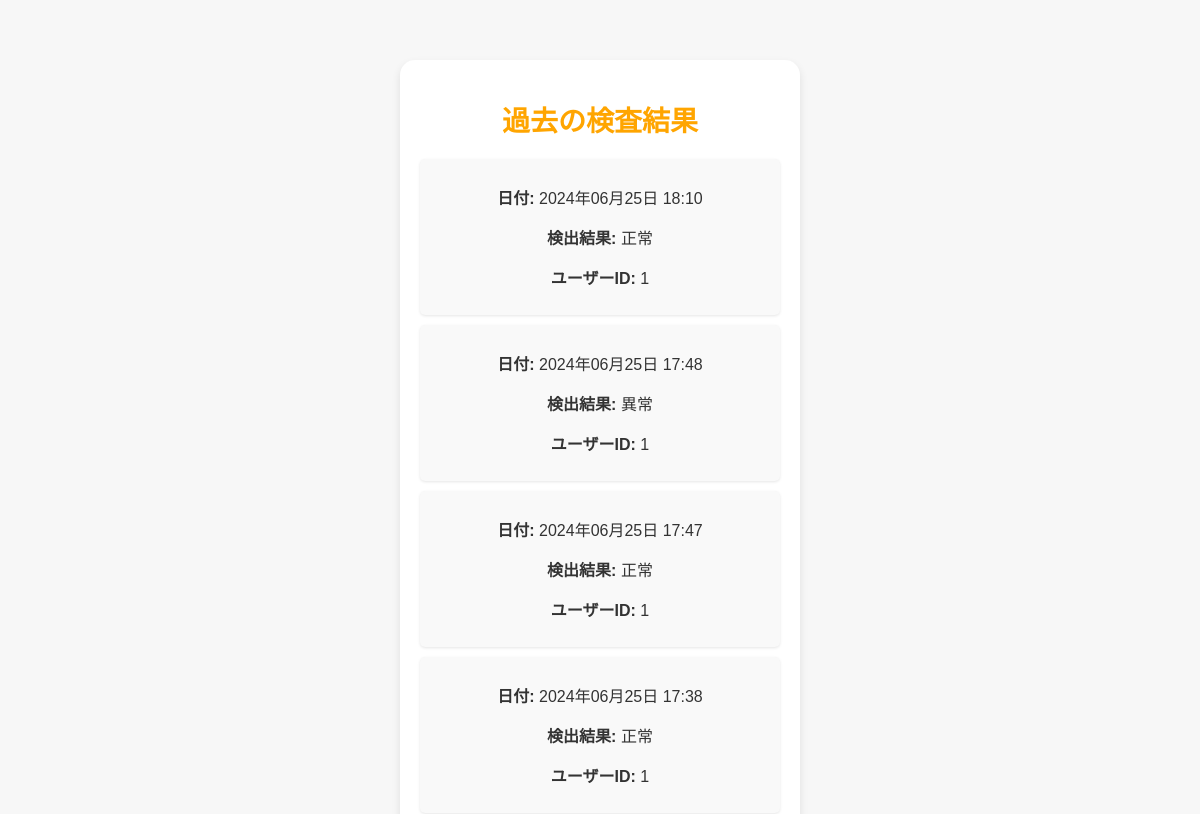
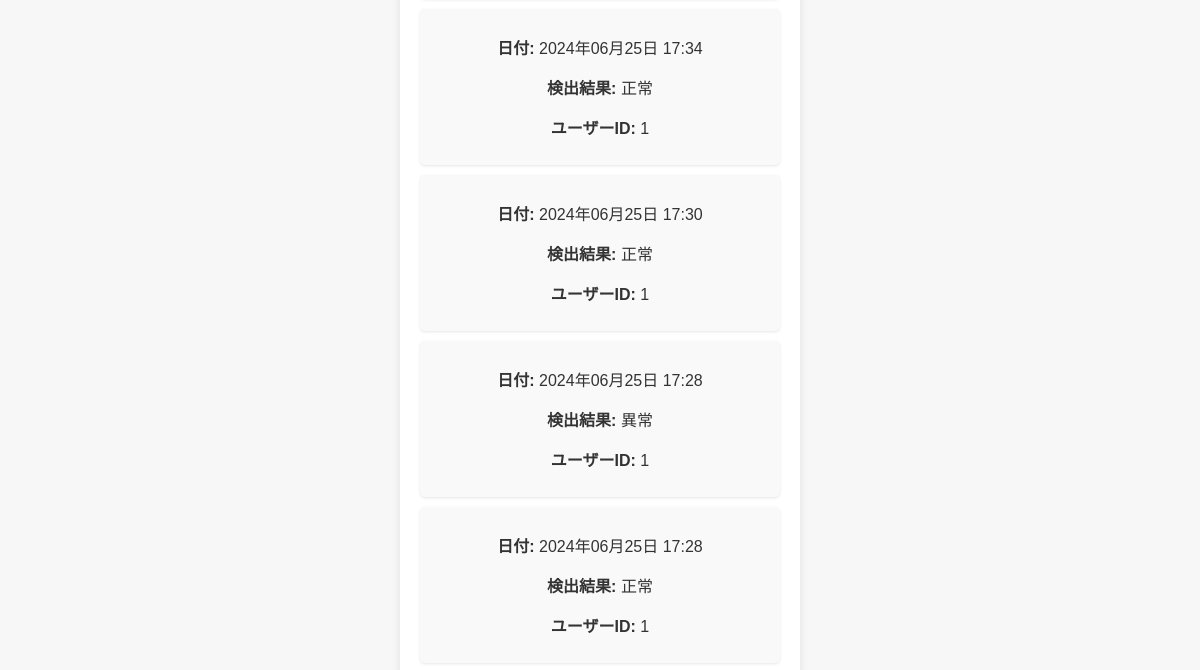
The app's page /history (signed in, upper part), older data (2 pictures, top to bottom).
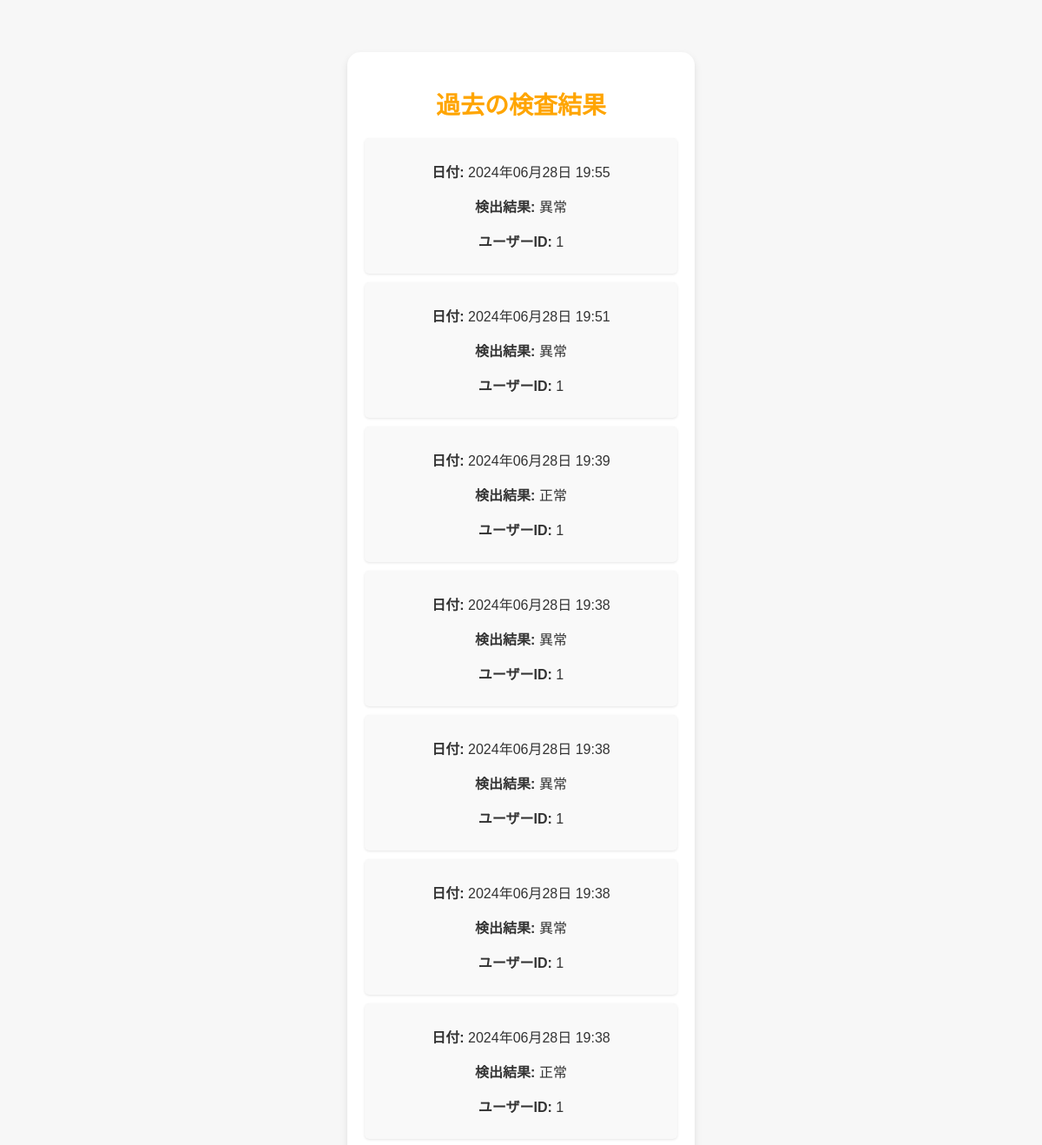
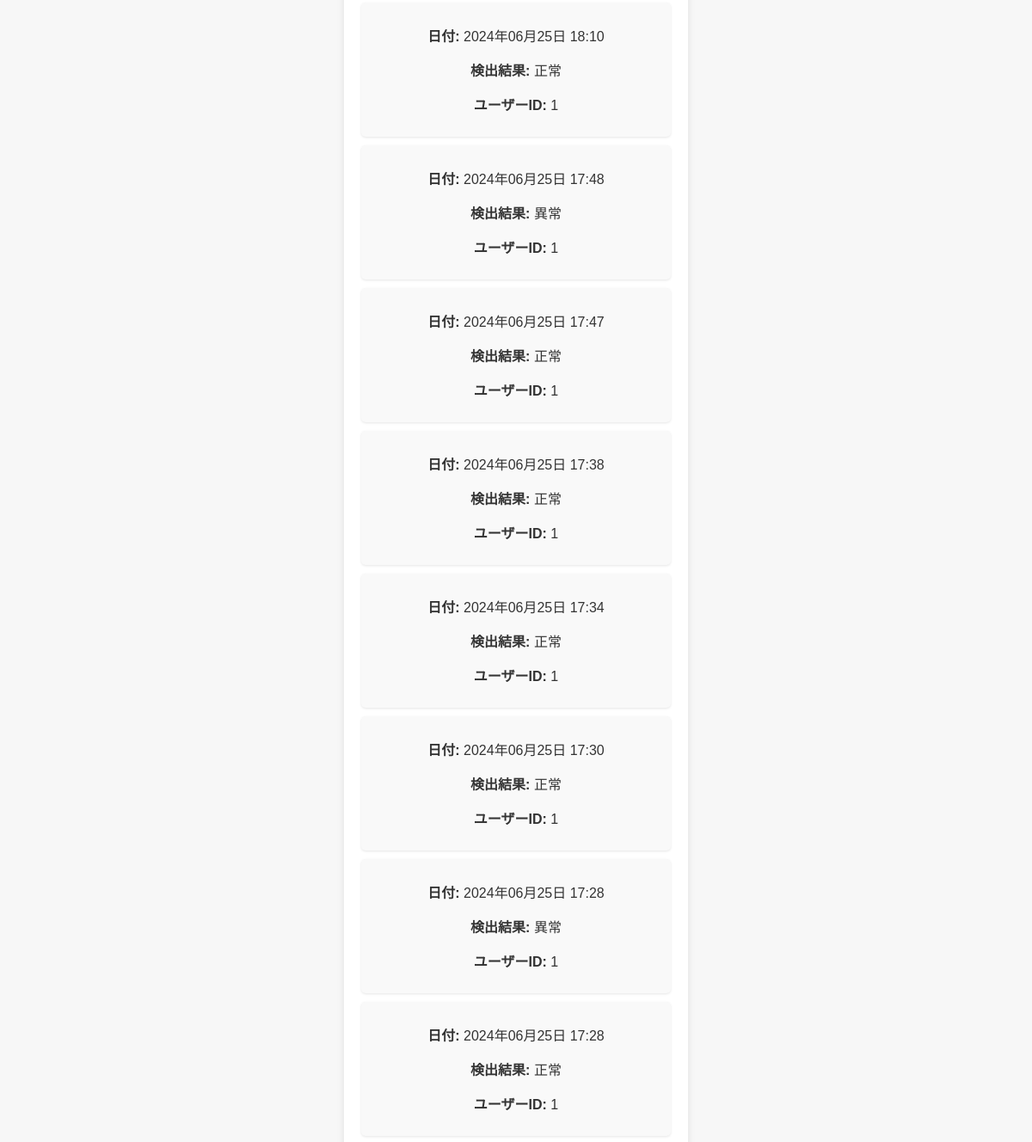
The same page, newer data (2 pictures, top to bottom).
### app.py (models this page shows)
class Result(db.Model):
    id = db.Column(db.Integer, primary_key=True)
    status = db.Column(db.String(20), nullable=False)
    date = db.Column(db.DateTime, nullable=False, default=datetime.utcnow)
    user_id = db.Column(db.Integer, db.ForeignKey('user.id'), nullable=False)

### app.py (the view)
@app.route('/history')
@login_required
def history():
    results = Result.query.filter_by(user_id=current_user.id).order_by(Result.date.desc()).all()
    return render_template('history.html', results=results)

### app.py (called while the page is built)
@login_manager.user_loader
def load_user(user_id):
    return User.query.get(int(user_id))

### templates/history.html (shortened to what this page needs)
{% extends "layout.html" %}
{% block content %}
    <h1>過去の検査結果</h1>
    <div id="result-list">
        {% for result in results %}
        <div class="result-item">
            <p><strong>日付:</strong> {{ result.date.strftime('%Y年%m月%d日 %H:%M') }}</p>
            <p><strong>検出結果:</strong> {{ result.status }}</p>
            <p><strong>ユーザーID:</strong> {{ result.user_id }}</p>
        </div>
        {% endfor %}
    </div>
{% endblock %}

### templates/layout.html (shortened to what this page needs)
<!DOCTYPE html>
<html lang="ja">
<head>
    <link href="{{ url_for('static', filename='styles.css') }}" rel="stylesheet">
    <link rel="stylesheet" href="https://cdnjs.cloudflare.com/ajax/libs/font-awesome/5.15.3/css/all.min.css">
</head>
<body>
    <div class="container">
        {% block content %}{% endblock %}
    </div>
</body>
</html>

### static/styles.css (style rules this page uses)
body { background-color: #f7f7f7; font-family: 'Helvetica', 'Arial', sans-serif; color: #333; margin: 0; padding-top: 60px; box-sizing: border-box; display: flex; justify-content: center; align-items: center; height: 100vh; }
.container { background-color: #ffffff; padding: 20px; border-radius: 15px; box-shadow: 0 4px 8px rgba(0, 0, 0, 0.1); width: 90%; max-width: 400px; text-align: center; box-sizing: border-box; margin: auto; }
h1 { font-size: 28px; color: #ffa500; margin-bottom: 20px; }
.result-item { background-color: #f9f9f9; padding: 10px; margin-bottom: 10px; border-radius: 5px; box-shadow: 0 1px 3px rgba(0, 0, 0, 0.1); }

Row changes from the older to the newer data that the page shows:
added Result: date "2024年06月28日 19:55", status "異常", user_id "1"
added Result: date "2024年06月28日 19:51", status "異常", user_id "1"
added Result: date "2024年06月28日 19:39", status "正常", user_id "1"
added Result: date "2024年06月28日 19:38", status "異常", user_id "1"
added Result: date "2024年06月28日 19:38", status "異常", user_id "1"
added Result: date "2024年06月28日 19:38", status "異常", user_id "1"
added Result: date "2024年06月28日 19:38", status "正常", user_id "1"
